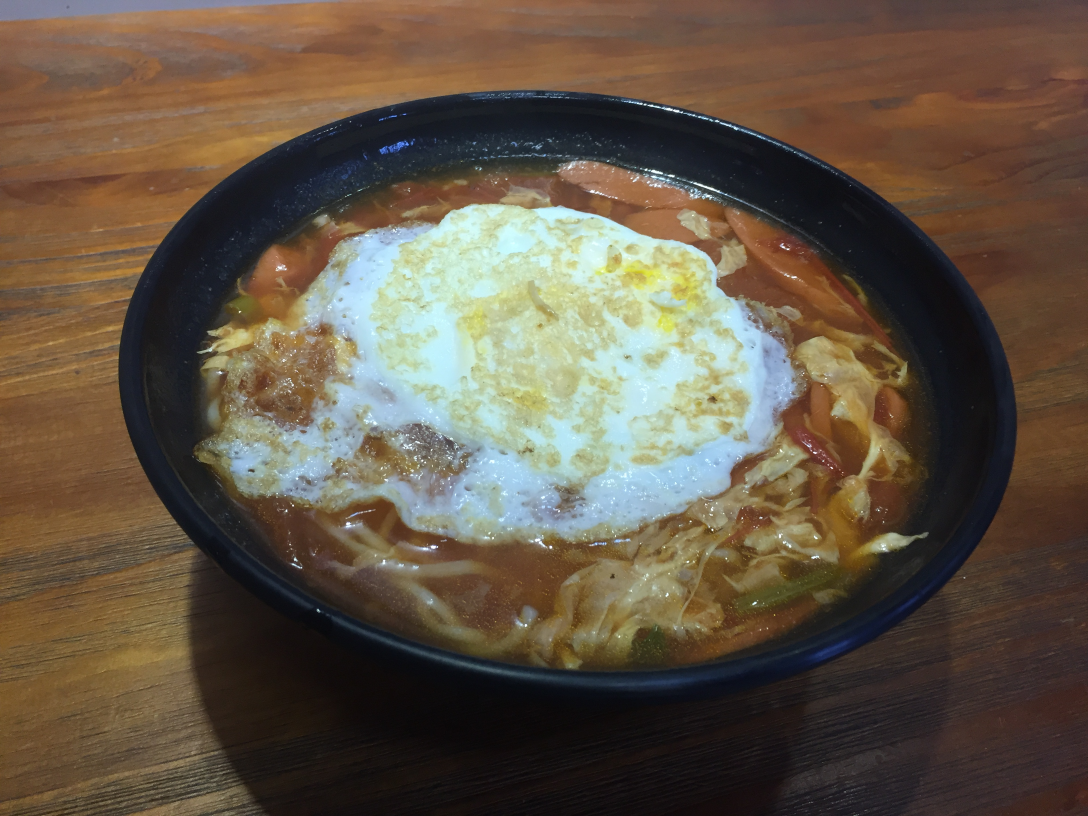
#> input picture Class 4 Image Processing/noodle1.JPG, 3264 x 2448 px (shown at 1/3 size)
$ python 'C4 Hist Comparison.py'
#> lines starting #> are read from the running program, lines starting #| are printed output that depends on the picture; long printed decimals are rounded
import cv2
import numpy as np
from matplotlib import pyplot as plt

img1 = cv2.imread('noodle1.JPG')
#> img1 is the input picture: shape (2448, 3264, 3); mean B, G, R 70.6, 86.3, 99.5
img2 = cv2.imread('noodle2.JPG')
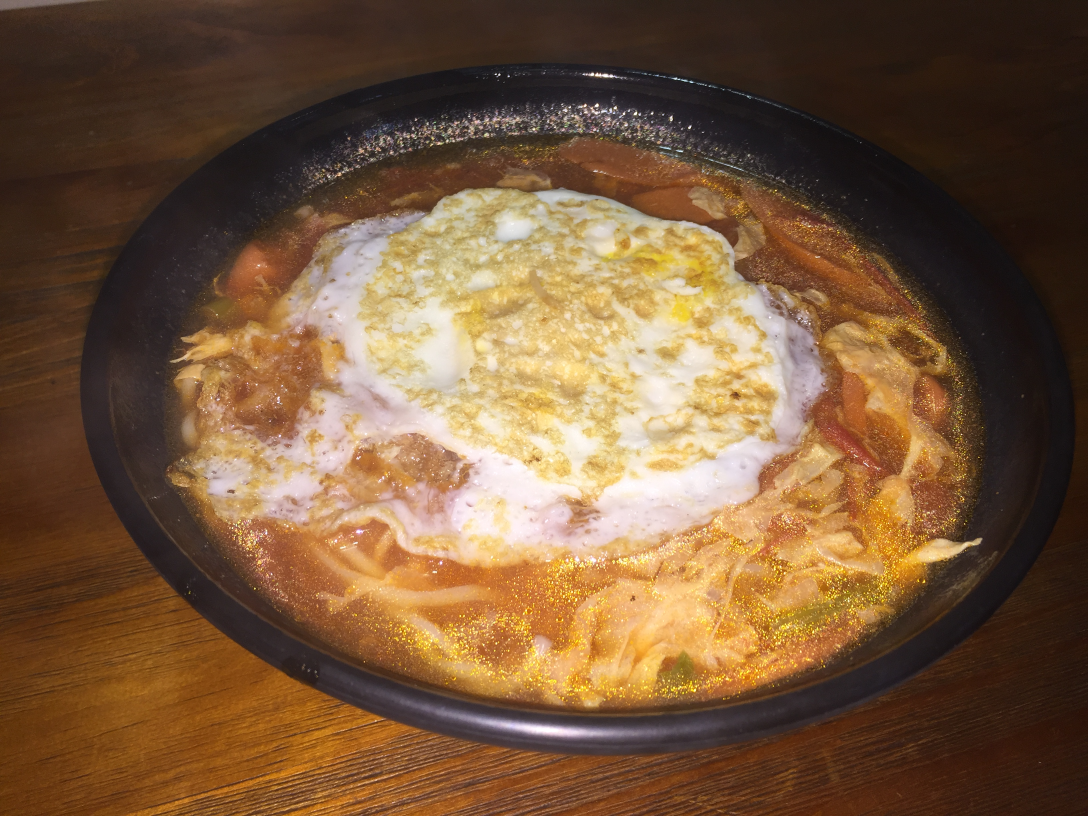
#> input picture Class 4 Image Processing/noodle2.JPG, 3264 x 2448 px (shown at 1/3 size)
#> img2 is the input picture: shape (2448, 3264, 3); mean B, G, R 60, 88.6, 119.3
img3 = cv2.imread('noodle3.JPG')
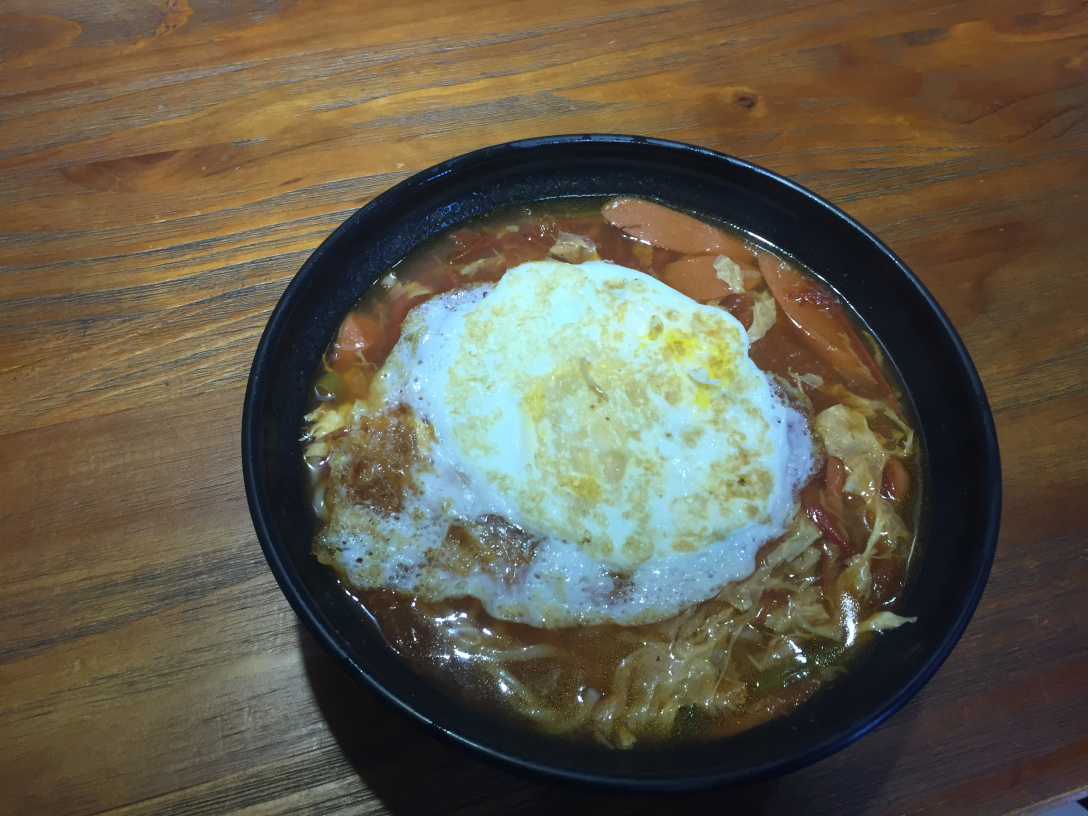
#> input picture Class 4 Image Processing/noodle3.JPG, 3264 x 2448 px (shown at 1/3 size)
#> img3 is the input picture: shape (2448, 3264, 3); mean B, G, R 75, 91.3, 98.1

grayImg1 = cv2.cvtColor(img1, cv2.COLOR_BGR2GRAY)
grayImg2 = cv2.cvtColor(img2, cv2.COLOR_BGR2GRAY)
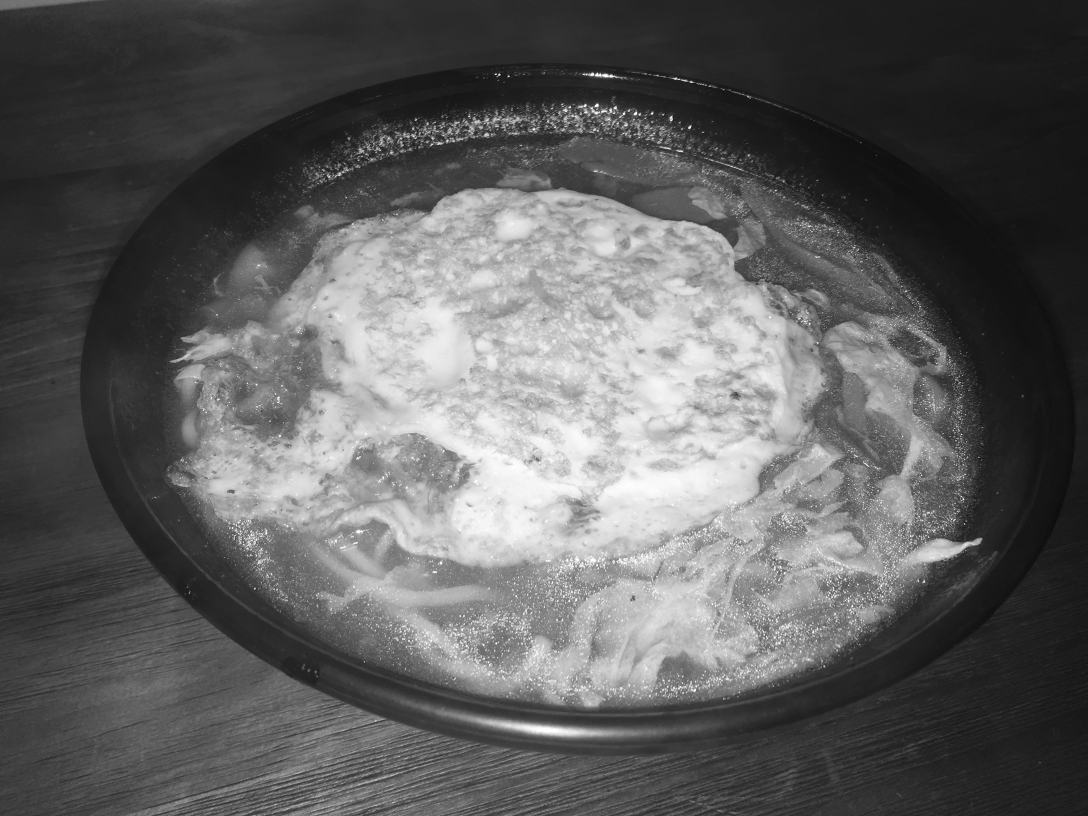
#> grayImg2: shape (2448, 3264) (shown at 1/3 size); min 5, max 255, mean 94.5
grayImg3 = cv2.cvtColor(img3, cv2.COLOR_BGR2GRAY)
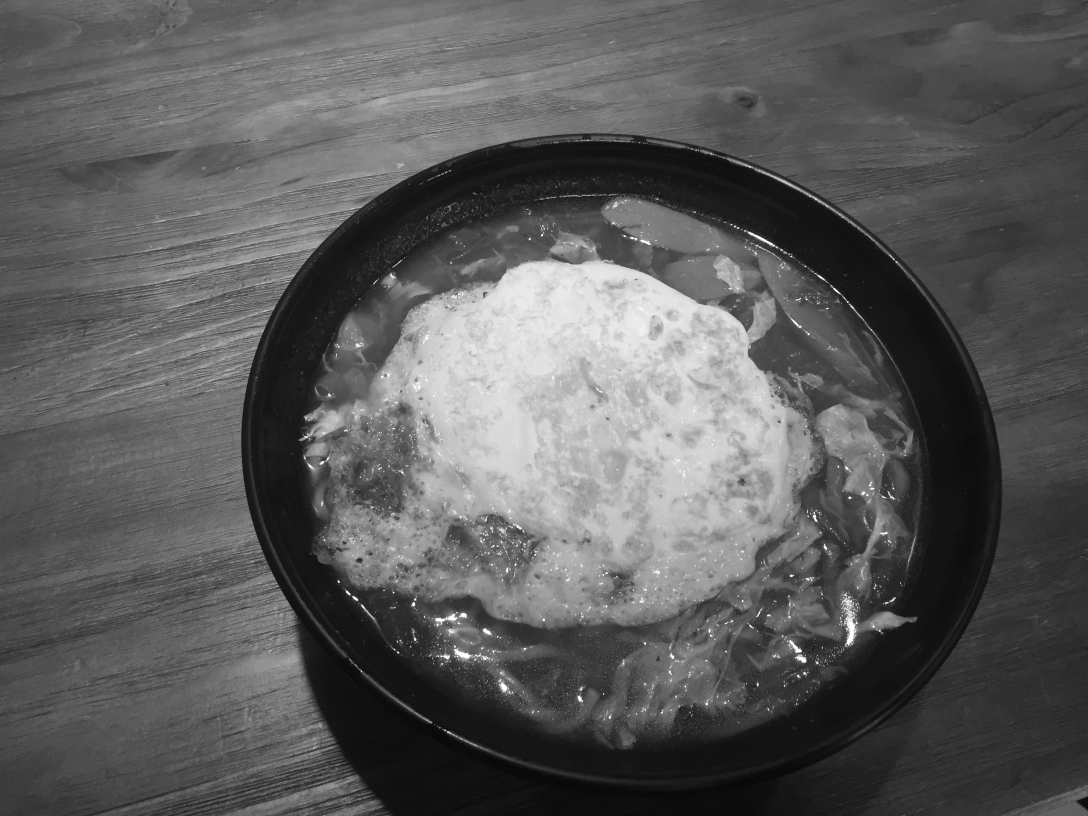
#> grayImg3: shape (2448, 3264) (shown at 1/3 size); min 1, max 255, mean 91.5
img1RGB = cv2.cvtColor(img1, cv2.COLOR_BGR2RGB)
img2RGB = cv2.cvtColor(img2, cv2.COLOR_BGR2RGB)
img3RGB = cv2.cvtColor(img3, cv2.COLOR_BGR2RGB)

grayHist1 = cv2.calcHist([grayImg1], [0], None, [256], [0, 256])
#> grayHist1 = 256 values, max 81299 at index 28, min 0 at index 0, mean 31212
grayHist2 = cv2.calcHist([grayImg2], [0], None, [256], [0, 256])
#> grayHist2 = 256 values, max 122558 at index 27, min 0 at index 0, mean 31212
grayHist3 = cv2.calcHist([grayImg3], [0], None, [256], [0, 256])
#> grayHist3 = 256 values, max 110758 at index 20, min 0 at index 0, mean 31212

result1 = cv2.compareHist(grayHist1, grayHist2, cv2.HISTCMP_CORREL)
#> result1 = 0.527
result2 = cv2.compareHist(grayHist1, grayHist3, cv2.HISTCMP_CORREL)
#> result2 = 0.885
print(result1)
#| 0.5275
print(result2)
#| 0.885

plt.subplot(231), plt.imshow(img1RGB)
plt.subplot(232), plt.imshow(img2RGB)
plt.subplot(233), plt.imshow(img3RGB)
plt.subplot(234), plt.plot(grayHist1)
plt.subplot(235), plt.plot(grayHist2)
plt.subplot(236), plt.plot(grayHist3)
plt.show()
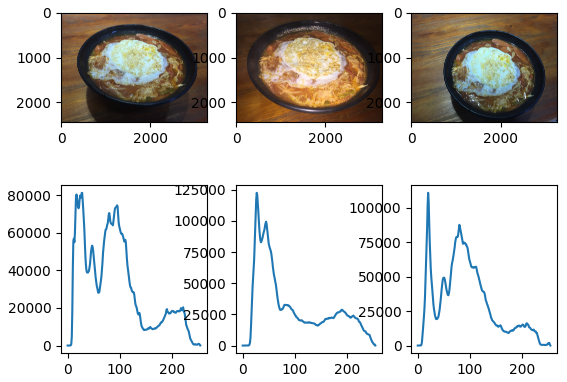
#> figure drawn by matplotlib, 6 panels; panel 4: curve peaks at x = 28, y = 81299; panel 5: curve peaks at x = 27, y = 122558; panel 6: curve peaks at x = 20, y = 110758

cv2.waitKey()
